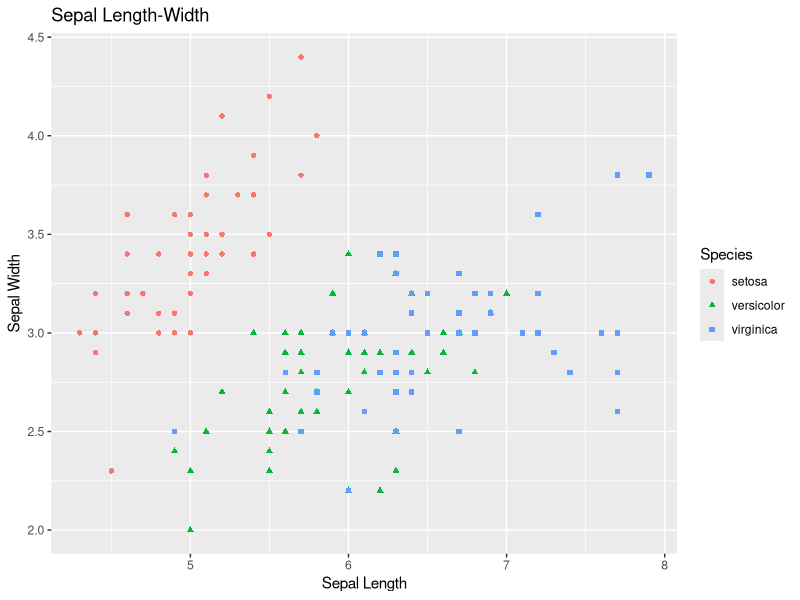
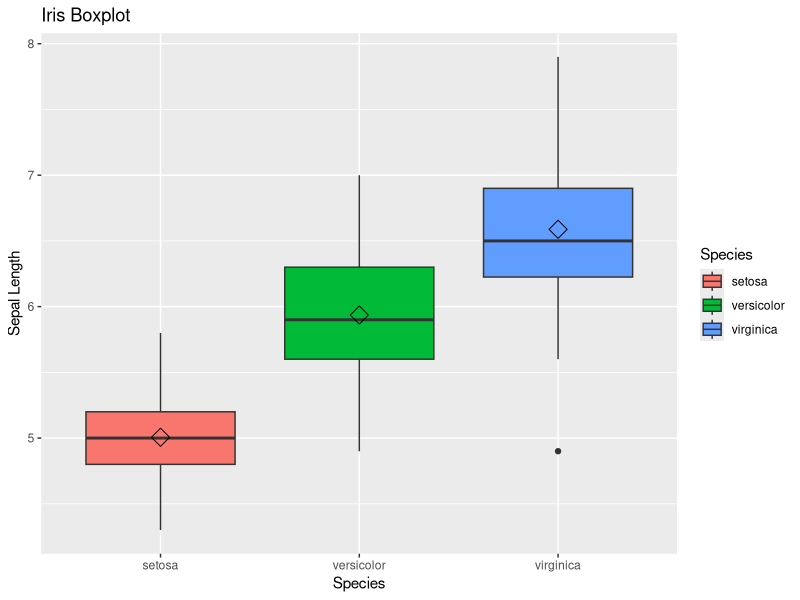
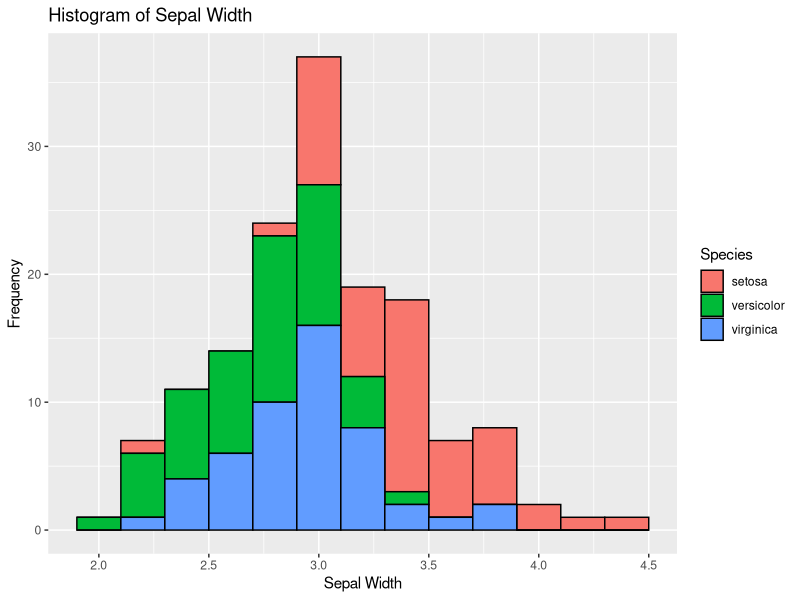
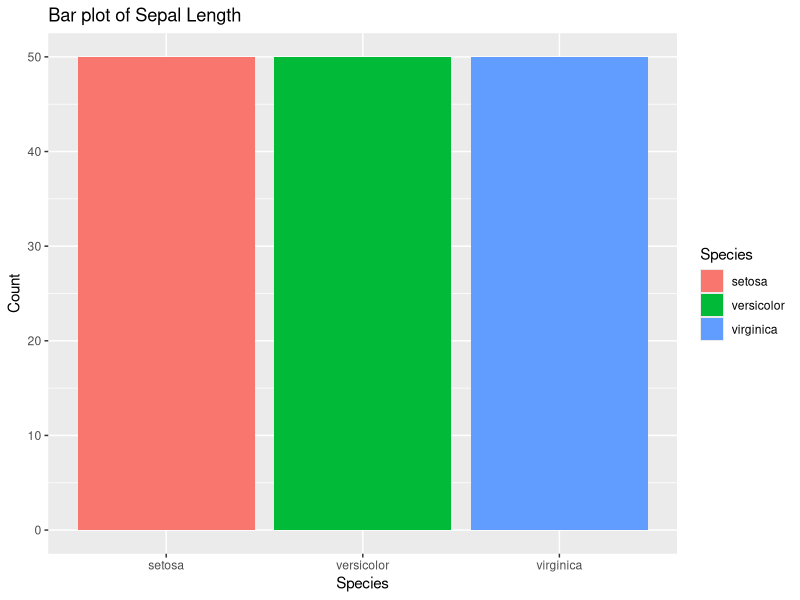
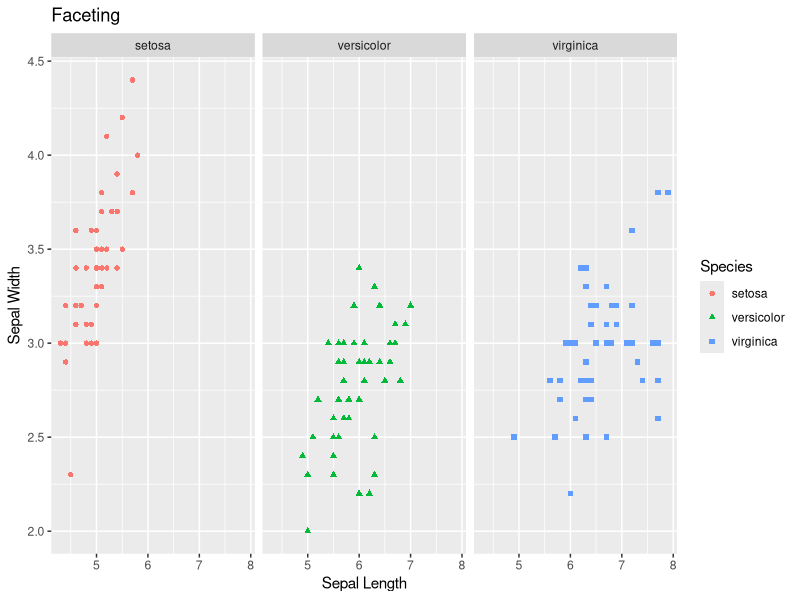

Source code (R) for these figures, in order:
## ---- chunk 1
knitr::opts_chunk$set(echo = TRUE)
## ---- chunk 2
# load the library
library(tidyverse)
## ---- chunk 3
# load data
data(iris)

# provide you the first 6 rows of the data
head(iris)

# check the structure of data. Very handy function to get a basic information about the data.
str(iris)
## ---- chunk 4
# create tibble format table
df <- tbl_df(iris) 
df
## ---- chunk 5
# Filter rows with filter()
# here df is the object where we had store our tibble data
# yes, you need to use ==
filter(df, Species == "versicolor")
## ---- chunk 6
# Comparisons
filter(df, Petal.Length > 2)
## ---- chunk 7
# Logical operators
filter(df, Petal.Length > 6 & Sepal.Length > 7)
## ---- chunk 8
# arrange by sepal length then petal width. Default is ascending order. 
arrange(df, Sepal.Length, Petal.Width)

# allows to arrange in descending order. 
arrange(df, desc(Sepal.Length))
## ---- chunk 9
# from iris data, lets select only three columns - Species, Petal width and Petal length
select(df, Species, Petal.Width, Petal.Length)
## ---- chunk 10
mutate(df, log.Sepal.length = log(Sepal.Length))
## ---- chunk 11
# find mean of peteal length
summarise(df, mean(Petal.Length))

# find mean of petal length for each species

group_by(df, Species) %>% count(n())
## ---- chunk 12
df %>% 
  group_by(Species) %>%
  summarise(mean(Petal.Length))
## ---- chunk 13
#1 Scatter PLot
ggplot(data=df, aes(x = Sepal.Length, y = Sepal.Width))+
  geom_point(aes(color=Species, shape=Species)) +
  xlab("Sepal Length") +
  ylab("Sepal Width") +
  ggtitle("Sepal Length-Width")

## ---- chunk 14
# 2) Box Plot

box <- ggplot(data=df, aes(x=Species, y=Sepal.Length))

box + 
  geom_boxplot(aes(fill=Species)) +
  ylab("Sepal Length") +
  ggtitle("Iris Boxplot") +
  stat_summary(fun.y=mean, geom="point", shape=5, size=4)

## ---- chunk 15
# 3) Histogram
histogram <- ggplot(data=df, aes(x=Sepal.Width))

histogram +
  geom_histogram(binwidth=0.2, color="black", aes(fill=Species)) +
  xlab("Sepal Width") + 
  ylab("Frequency") + 
  ggtitle("Histogram of Sepal Width")
## ---- chunk 16
# 4) bar plot
bar <- ggplot(data=df, aes(x=Species))

bar +
  geom_bar(aes(fill=Species)) + xlab("Species") + 
  ylab("Count") +
  ggtitle("Bar plot of Sepal Length") 
## ---- chunk 17

# 5) Faceting
facet <- ggplot(data=df, aes(Sepal.Length, y=Sepal.Width, color=Species)) +
  geom_point(aes(shape=Species), size=1.5) +
  xlab("Sepal Length") +
  ylab("Sepal Width") +
  ggtitle("Faceting") 

## ---- chunk 18
# Along columns
facet + facet_grid(. ~ Species)

